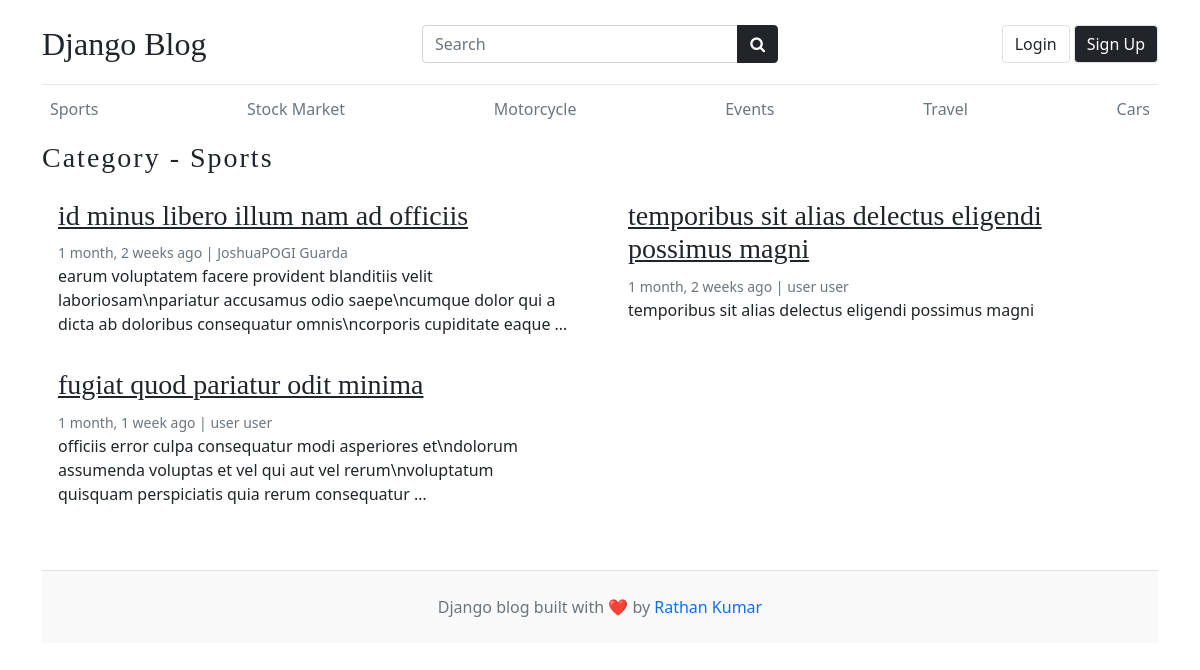
Page /category/1/ on the committed database.
### blogs/models.py (models this page shows, shortened)
class Category(models.Model):
    category_name = models.CharField(max_length=50, unique= True)
    category_description = models.CharField(max_length=500,null=True)
    created_at = models.DateTimeField(auto_now_add=True)
    updated_at = models.DateTimeField(auto_now=True)
    def __str__(self) -> str:
        return self.category_name
    class Meta:
        verbose_name_plural = 'Categories'

class Blog(models.Model):
    title = models.CharField(max_length=100)
    slug = models.SlugField(max_length=150,unique=True, blank=True) # Slug is the - in the url This-is-My-first-Blog --> this should automatically created check setup in your admin.py
    category=models.ForeignKey(Category,on_delete=models.CASCADE)# if you delete the Category all Blog under that Category is deleted
    author = models.ForeignKey(User,on_delete=models.CASCADE)
    featured_image = models.ImageField(upload_to='uploads/%Y/%m/%d',default='golden_burst.jpg') # the Image uploaded will go to this directory NOTE: this directory will be create automatically using the declared name in upload_to
    short_description= models.TextField(max_length=500)
    blog_body=models.TextField(max_length=2000)
    status = models.CharField(choices=STATUS_CHOICES, default='Draft')  # the model field will depend on the choices since we use 0,1 as value that is why we use IntegerField
    is_featured= models.BooleanField(default = False)
    created_at = models.DateTimeField(auto_now_add=True)
    updated_at = models.DateTimeField(auto_now=True)

### blogs/views.py (the view)
def posts_by_category(request,category_id):
    posts = Blog.objects.filter(status='Published',category=category_id)
    category = Category.objects.get(id=category_id)
    context={
        'category':category,
        'posts':posts,
    }
    return render(request,'post_by_category.html',context)

### blogs/context_processors.py (called while the page is built)
def get_categories(request):
    categories = Category.objects.all()
    return dict(categories=categories)

def get_socials(request):
    socials = Socials.objects.all()
    return dict(socials=socials)

### templates/post_by_category.html (shortened to what this page needs)
{% extends "base.html" %}
{% load static %}
  {% block content %}
      <h3 class="text-upppercase text-dark" style="letter-spacing: 2px;">Category - {{category}} </h3>
      <div class="row mb-2">
          {% if posts %}
            {% for post in posts %}
                <div class="col-md-6">
                    <div class="card border-0">
                        <div class="card-body">
                            <h3><a href="{%url 'blogs' post.slug%}" class="text-dark">{{post.title}}</a></h3>
                            <small class="mb-1 text-muted">{{post.created_at| timesince}} ago | {{post.author.first_name}} {{post.author.last_name}}</small>
                            <p class="card-text">
                            {{post.short_description | truncatewords:20}}
                            </p>
                        </div>
                    </div>
                </div>
              {% endfor %}
            {% else %}
            <div class="col-md-2 my-5 lead">
              <p>No posts found</p>
            </div>
          {% endif %}
      </div>
  {% endblock content %}

### templates/base.html (shortened to what this page needs)
{% load static %}
<!DOCTYPE html>
<html lang="en">
    <head>
        <link href="https://cdn.jsdelivr.net/npm/bootstrap@5.0.2/dist/css/bootstrap.min.css" rel="stylesheet">
        <link rel="stylesheet" href="https://cdnjs.cloudflare.com/ajax/libs/font-awesome/4.7.0/css/font-awesome.min.css">
        <link type='text/css' href="{% static 'css/blog.css' %}" rel="stylesheet" />
    </head>
    <body>
        {% if hide_nav %}
        {% else %}
        <div class="container">
            <header class="blog-header py-3">
                <nav>
                    <div class="row flex-nowrap justify-content-between align-items-center">
                        <div class="col-12 col-md-4 pt-1">
                            <a class="blog-header-logo text-dark text-decoration-none  fs-2" href="/">Django Blog</a>
                        </div>
                        <div class="col-12 col-md-4  pt-1">
                            <form action="{%url 'search' %}" method="GET">
                                <div class="input-group">
                                    <input class="form-control" type="text" placeholder="Search" value="{{keyword}}" name="keyword" aria-label="Search"/>
                                    <button class="btn btn-dark" id="button-search" type="submit">
                                        <i class="fa fa-search"></i>
                                    </button>
                                </div>
                            </form>
                        </div>
                        <div class="col-12 col-md-4 pt-1 d-flex">
                            {% if user.is_authenticated%}
                            <ul class="navbar-nav ms-auto gap-2 d-flex">
                                {% comment %} {% if user.is_superuser%}
                                    <span class="text-sm text-muted UserProf">Welcome, {{user.username.capitalize}}</span>
                                {% else %}
                                {% endif %}
                                {% endcomment %}
                                <ul class="navbar-nav ms-auto d-flex flex-row gap-1">
                                    <li class="nav-item">
                                        <span class="text-sm text-muted UserProf">Welcome, {{user.first_name.capitalize}}</span> &nbsp;
                                        <button type="button" id="login-btn" class="btn btn-outline-primary fw-normal btn-md lead border" onclick="location.href='{%url 'dashboard'%}'">
                                            Dashboard
                                        </button>
                                    </li>
                                    <li class="nav-item">
                                        <button type="button" id="login-btn" class="btn btn-danger fw-normal btn-md lead border" onclick="location.href='{%url 'logout'%}'">
                                            Logout
                                        </button>
                                    </li>
                                </ul>
                                {% else %}
                                <ul class="navbar-nav ms-auto d-flex flex-row gap-1">
                                    <li class="nav-item">
                                        <a href="{% url 'login' %}" class="btn btn-md border lead">Login</a>
                                    </li>
                                    <li class="nav-item">
                                        <a href="{% url 'register' %}" class="btn btn-md btn-dark border lead">Sign Up</a>
                                    </li>
                                </ul>
                            {% endif %}
                        </div>
                    </div>
                </nav>
            </header>
        {% endif %}
        {% if hide_category %}
        {% else %}
            <div class="nav-scroller py-1 mb-2">
                <nav class="nav d-flex justify-content-between overflow-auto">
                    {% for category in categories %}
                        <a class="p-2 text-muted text-decoration-none" href="{%url 'posts_by_category' category.id%}">{{category}}</a>
                    {% endfor %}
                </nav>
            </div>
        {% endif %}
        {% block content %}{% endblock content %}
        {% if hide_footer %}
        {% else %}
            <footer class="blog-footer py-4 mt-5 text-center text-muted border-top">
                <div class="container">
                    <p class="mb-0">Django blog built with ❤️ by <a href="#" class="text-decoration-none">Rathan Kumar</a></p>
                </div>
            </footer>
        {% endif %}
    </body>
</html>

### my_blog/static/css/blog.css (style rules this page uses)
.blog-header { border-bottom: 1px solid #e5e5e5; }
.blog-header-logo { font-family: "Playfair Display", Georgia, "Times New Roman", serif; font-size: 2.25rem; }
h1, h2, h3, h4, h5, h6 { font-family: "Playfair Display", Georgia, "Times New Roman", serif; }
.blog-footer { padding: 2.5rem 0; color: #727272; text-align: center; background-color: #f9f9f9; border-top: .05rem solid #e5e5e5; }
.blog-footer p:last-child { margin-bottom: 0; }

### rows in the picture
Category: category_name "Sports"
Category: category_name "Stock Market"
Category: category_name "Motorcycle"
Category: category_name "Events"
Category: category_name "Travel"
Category: category_name "Cars"
Blog: title "id minus libero illum nam ad officiis", created_at "1 month, 2 weeks", author.first_name "JoshuaPOGI", author.last_name "Guarda", short_description "earum voluptatem facere provident blanditiis velit laboriosam\\npariatur accusamus odio saepe\\ncumque dolor qui a dicta ab doloribus consequatur omnis\\ncorporis cupiditate eaque …"
Blog: title "temporibus sit alias delectus eligendi possimus magni", created_at "1 month, 2 weeks", author.first_name "user", author.last_name "user", short_description "temporibus sit alias delectus eligendi possimus magni"
Blog: title "fugiat quod pariatur odit minima", created_at "1 month, 1 week", author.first_name "user", author.last_name "user", short_description "officiis error culpa consequatur modi asperiores et\\ndolorum assumenda voluptas et vel qui aut vel rerum\\nvoluptatum quisquam perspiciatis quia rerum consequatur …"
